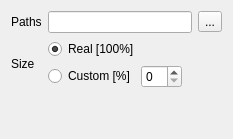
           <widget class="QWidget" name="tab">
            <attribute name="title">
             <string>Screen Capture</string>
            </attribute>
            <layout class="QGridLayout" name="gridLayout">
             <item row="0" column="1">
              <layout class="QHBoxLayout" name="horizontalLayout_15">
               <item>
                <widget class="QLineEdit" name="lineEdit"/>
               </item>
               <item>
                <widget class="QToolButton" name="toolButton">
                 <property name="text">
                  <string>...</string>
                 </property>
                </widget>
               </item>
              </layout>
             </item>
             <item row="1" column="1">
              <layout class="QVBoxLayout" name="verticalLayout_12">
               <item>
                <widget class="QRadioButton" name="radioButton">
                 <property name="text">
                  <string>Real [100%]</string>
                 </property>
                 <property name="checked">
                  <bool>true</bool>
                 </property>
                 <property name="autoExclusive">
                  <bool>true</bool>
                 </property>
                </widget>
               </item>
               <item>
                <layout class="QHBoxLayout" name="horizontalLayout_14">
                 <item>
                  <widget class="QRadioButton" name="radioButton_2">
                   <property name="text">
                    <string>Custom [%]</string>
                   </property>
                   <property name="autoExclusive">
                    <bool>true</bool>
                   </property>
                  </widget>
                 </item>
                 <item>
                  <widget class="QSpinBox" name="spinBox"/>
                 </item>
                 <item>
                  <spacer name="horizontalSpacer_2">
                   <property name="orientation">
                    <enum>Qt::Horizontal</enum>
                   </property>
                   <property name="sizeHint" stdset="0">
                    <size>
                     <width>40</width>
                     <height>20</height>
                    </size>
                   </property>
                  </spacer>
                 </item>
                </layout>
               </item>
              </layout>
             </item>
             <item row="0" column="0">
              <widget class="QLabel" name="label_3">
               <property name="text">
                <string>Paths</string>
               </property>
              </widget>
             </item>
             <item row="1" column="0">
              <widget class="QLabel" name="label_4">
               <property name="text">
                <string>Size</string>
               </property>
              </widget>
             </item>
             <item row="2" column="1">
              <spacer name="verticalSpacer_2">
               <property name="orientation">
                <enum>Qt::Vertical</enum>
               </property>
               <property name="sizeHint" stdset="0">
                <size>
                 <width>20</width>
                 <height>40</height>
                </size>
               </property>
              </spacer>
             </item>
            </layout>
           </widget>
